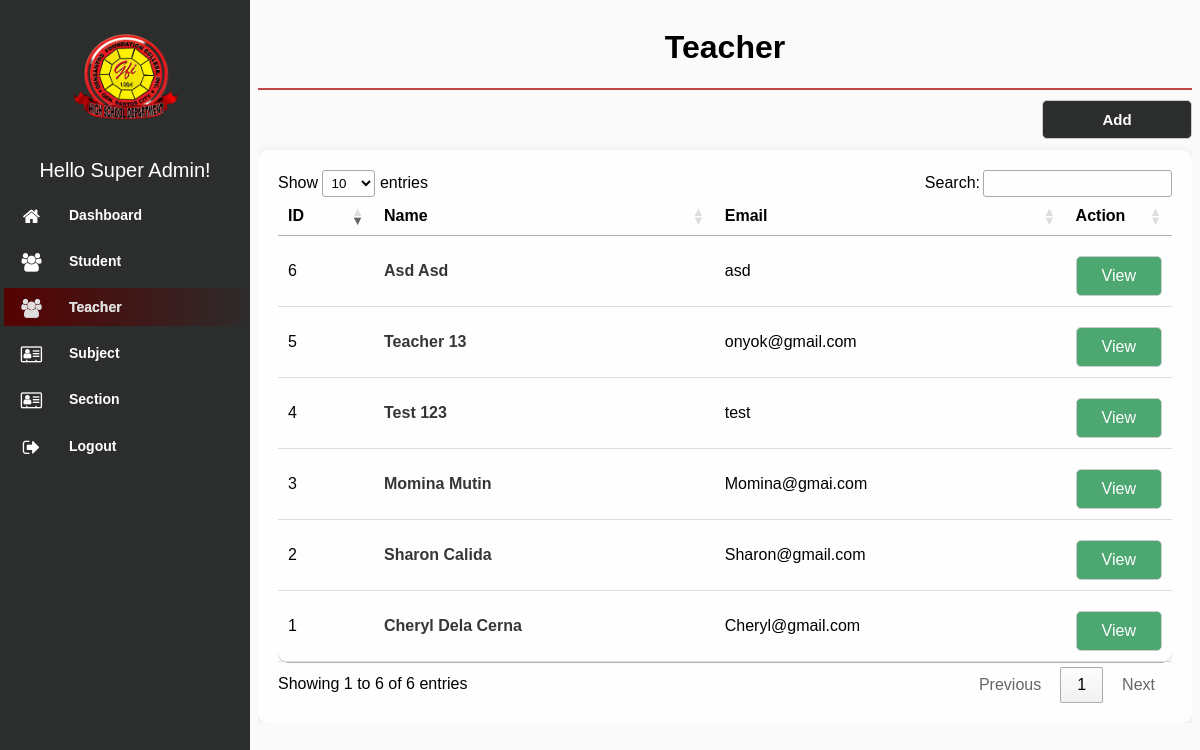
Page /modules/Teacher/index.php (signed in) on the committed database.
### tables this page shows
CREATE TABLE `teacher` (
  `id` int(100) NOT NULL,
  `first_name` varchar(255) NOT NULL,
  `middle_name` varchar(255) NOT NULL,
  `last_name` varchar(255) NOT NULL,
  `suffix` varchar(255) NOT NULL,
  `extension_name` varchar(100) NOT NULL,
  `email` varchar(255) NOT NULL,
  `gender` varchar(100) NOT NULL,
  `contact_number` varchar(100) NOT NULL,
  `username` varchar(100) NOT NULL,
  `password` varchar(100) NOT NULL,
  `date_created` datetime NOT NULL DEFAULT current_timestamp(),
  `del_status` varchar(255) NOT NULL
);

### modules/Teacher/index.php (the view, shortened to what this page needs)
<!DOCTYPE html>
<html lang="en">
<head>
    <link rel="stylesheet" type="text/css" href="../../assets/css/font-awesome-4.7.0/css/menu.css">
    <link rel="stylesheet" type="text/css" href="../../assets/css/font-awesome-4.7.0/css/style.css">
    <link rel="stylesheet" type="text/css" href="../../assets/css/font-awesome-4.7.0/css/font-awesome.min.css"
        rel="stylesheet">
    <link rel="stylesheet" href="../../assets/css/jquery.dataTables.min.css">
</head>
<body>
    <?php
$page = 'Teacher';
include "../../navbar.php";
include "../../db_conn.php";
 ?>
        <div class="content">
            <div class="header">
                <h1><?php if ($page) {echo $page;} ?></h1>
            </div>
            <div class="search-box">
                <a href="./add.php"><button>Add</button></a>
            </div>
            <div class="table_wrap">
            <table id="example" class="data list">
                <thead>
                    <th style="width: 60px;">ID</th>
                    <th>Name</th>
                    <th>Email</th>
                    <th style="width: 55px;">Action</th>
                </thead>
                <?php
        $squery =  mysqli_query($conn, "SELECT * from teacher Where del_status != 'deleted' ORDER BY id DESC;");
         while ($row = mysqli_fetch_array($squery)) {
        ?>
                <tr class="table-row">
                    <td><?php echo $row['id'] ?></td>
                    <td>
                        <div class="profile">
                        <span class="name"><?php echo $row['first_name'] . " " . $row['last_name'] ?></span>
                        </div>
                    </td>
                    <td><?php echo $row['email'] ?></td>
                    <td>
                        <a class="view" href="edit.php?id=<?php echo $row['id'] ?>">
                        View
                        </a>
                    </td>
                </tr>
                <?php }?>
            </table>
            </div>
    </div>
</body>
</html>

### rows in the picture
teacher: id "6", first_name "Asd", last_name "Asd", email "asd"
teacher: id "5", first_name "Teacher", last_name "13", email "onyok@gmail.com"
teacher: id "4", first_name "Test", last_name "123", email "test"
teacher: id "3", first_name "Momina", last_name "Mutin", email "Momina@gmai.com"
teacher: id "2", first_name "Sharon", last_name "Calida", email "Sharon@gmail.com"
teacher: id "1", first_name "Cheryl", last_name "Dela Cerna", email "Cheryl@gmail.com"

### other values in the picture
$name "Super Admin"
$page "Teacher"
